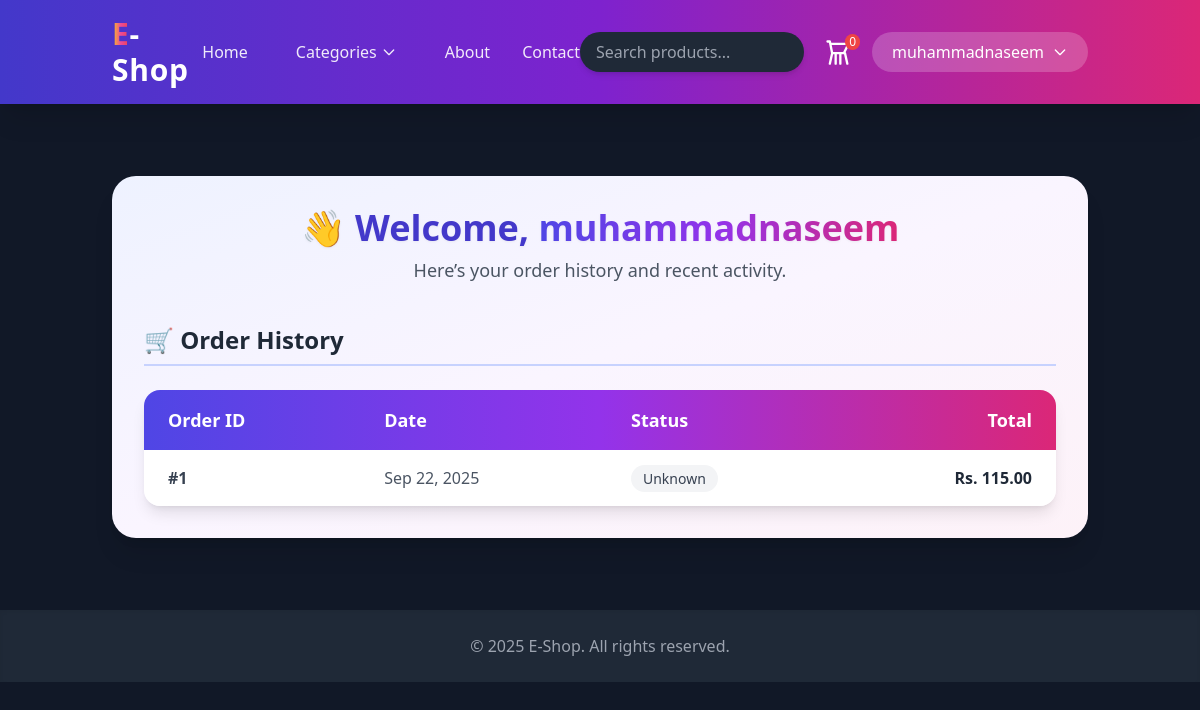
The page /accounts/profile/ (signed in) on the database its author committed.
### accounts/models.py (models this page shows, shortened)
class User(AbstractUser):
    is_seller = models.BooleanField(default=False)
    is_buyer = models.BooleanField(default=True)
    is_business_customer = models.BooleanField(default=False)
    phone = models.CharField(max_length=20, blank=True, null=True)

### orders/models.py (models this page shows, shortened)
class Order(models.Model):
    PENDING = "Pending"
    PAID = "Paid"
    SHIPPED = "Shipped"
    COMPLETED = "Completed"
    CANCELED = "Canceled"
    STATUS_CHOICES = [
        (PENDING, "Pending"),
        (PAID, "Paid"),
        (SHIPPED, "Shipped"),
        (COMPLETED, "Completed"),
        (CANCELED, "Canceled"),
    ]
    STRIPE = "Stripe"
    PAYPAL = "PayPal"
    COD = "Cash on Delivery"
    PAYMENT_CHOICES = [
        (STRIPE, "Stripe"),
        (PAYPAL, "PayPal"),
        (COD, "Cash on Delivery"),
    ]
    user = models.ForeignKey(
        settings.AUTH_USER_MODEL,
        on_delete=models.CASCADE,
        related_name="orders",
        blank=True, null=True  # allow guest checkout
    )
    shipping_address = models.ForeignKey(
        ShippingAddress,
        on_delete=models.SET_NULL,
        null=True,
        related_name="orders"
    )
    created_at = models.DateTimeField(auto_now_add=True)
    updated_at = models.DateTimeField(auto_now=True)
    subtotal = models.DecimalField(max_digits=10, decimal_places=2, default=0.00)
    shipping_fee = models.DecimalField(max_digits=10, decimal_places=2, default=0.00)
    tax_amount = models.DecimalField(max_digits=10, decimal_places=2, default=0.00)
    total_price = models.DecimalField(max_digits=10, decimal_places=2, default=0.00)
    status = models.CharField(max_length=20, choices=STATUS_CHOICES, default=PENDING)
    payment_method = models.CharField(max_length=20, choices=PAYMENT_CHOICES, default=STRIPE)
    stripe_payment_intent = models.CharField(max_length=255, blank=True, null=True)
    paypal_transaction_id = models.CharField(max_length=255, blank=True, null=True)
    cod_confirmed = models.BooleanField(default=False)
    class Meta:
        ordering = ["-created_at"]

### accounts/views.py (the view)
# urls.py: path("profile/", views.profile_view, name="profile"),
@login_required
def profile_view(request):
    user = request.user
    orders = user.orders.all().order_by("-created_at") if hasattr(user, 'orders') else []
    addresses = user.addresses.all()  # ✅ Fetch all addresses for the profile
    return render(request, "accounts/profile.html", {"user": user, "orders": orders, "addresses": addresses})

### cart/context_processors.py (called while the page is built, shortened)
def cart_summary(request):
    cart = request.session.get("cart", {})
    count = 0
    total = 0
    return {
        "cart_item_count": count,
        "cart_total_amount": total,
    }

### products/context_processors.py (called while the page is built)
def categories(request):
    return {
        'categories': Category.objects.all()
    }

### accounts/templates/accounts/profile.html (shortened to what this page needs)
{% extends "core/base.html" %}
{% block content %}
<div class="max-w-6xl mx-auto p-8 mt-10 bg-gradient-to-br from-indigo-50 via-purple-50 to-pink-50 rounded-3xl shadow-xl">
  <div class="text-center mb-10">
    <h2 class="text-4xl font-extrabold text-indigo-700 drop-shadow-sm">
      👋 Welcome, <span class="bg-gradient-to-r from-indigo-600 via-purple-600 to-pink-600 text-transparent bg-clip-text">{{ request.user.username }}</span>
    </h2>
    <p class="text-gray-600 mt-2 text-lg">Here’s your order history and recent activity.</p>
  </div>
  <div>
    <h3 class="text-2xl font-bold mb-6 text-gray-800 border-b-2 border-indigo-200 pb-2">🛒 Order History</h3>
    {% if orders %}
      <div class="overflow-hidden rounded-2xl shadow-lg">
        <table class="w-full border-collapse">
          <thead>
            <tr class="bg-gradient-to-r from-indigo-600 via-purple-600 to-pink-600 text-white text-lg">
              <th class="px-6 py-4 text-left">Order ID</th>
              <th class="px-6 py-4 text-left">Date</th>
              <th class="px-6 py-4 text-left">Status</th>
              <th class="px-6 py-4 text-right">Total</th>
            </tr>
          </thead>
          <tbody>
            {% for order in orders %}
              <tr class="bg-white hover:bg-indigo-50 transition">
                <td class="px-6 py-4 font-semibold text-gray-700">#{{ order.id }}</td>
                <td class="px-6 py-4 text-gray-600">{{ order.created_at|date:"M d, Y" }}</td>
                <td class="px-6 py-4">
                  {% if order.status == "Pending" %}
                    <span class="px-3 py-1 text-sm font-medium rounded-full bg-yellow-100 text-yellow-700">⏳ Pending</span>
                  {% elif order.status == "Paid" %}
                    <span class="px-3 py-1 text-sm font-medium rounded-full bg-green-100 text-green-700">💳 Paid</span>
                  {% elif order.status == "Shipped" %}
                    <span class="px-3 py-1 text-sm font-medium rounded-full bg-blue-100 text-blue-700">🚚 Shipped</span>
                  {% elif order.status == "Completed" %}
                    <span class="px-3 py-1 text-sm font-medium rounded-full bg-purple-100 text-purple-700">✅ Completed</span>
                  {% elif order.status == "Canceled" %}
                    <span class="px-3 py-1 text-sm font-medium rounded-full bg-red-100 text-red-700">❌ Canceled</span>
                  {% else %}
                    <span class="px-3 py-1 text-sm font-medium rounded-full bg-gray-100 text-gray-700">Unknown</span>
                  {% endif %}
                </td>
                <td class="px-6 py-4 text-right font-bold text-gray-800">Rs. {{ order.total_price|floatformat:2 }}</td>
              </tr>
            {% endfor %}
          </tbody>
        </table>
      </div>
    {% endif %}
  </div>
</div>
{% endblock %}

### core/templates/core/base.html (shortened to what this page needs)
{% load static %}
<!DOCTYPE html>
<html lang="en">
<head>
    <script src="https://cdn.tailwindcss.com"></script>
</head>
<body class="bg-gray-900 text-gray-200 font-sans">
<nav class="bg-gradient-to-r from-indigo-700 via-purple-700 to-pink-600 shadow-xl sticky top-0 z-50 backdrop-blur-md">
    <div class="container mx-auto px-6 py-4 flex justify-between items-center">
        <a href="{% url 'core:home' %}" class="text-3xl font-extrabold text-white tracking-wide hover:scale-105 transform transition duration-300">
            <span class="bg-white text-transparent bg-clip-text bg-gradient-to-r from-yellow-400 via-pink-500 to-red-500">E</span>-Shop
        </a>
        <div class="hidden md:flex items-center space-x-8">
            <a href="{% url 'core:home' %}" class="text-white/90 hover:text-yellow-300 font-medium transition">Home</a>
<div class="relative group inline-block">
    <button class="text-white/90 hover:text-yellow-300 font-medium flex items-center transition px-4 py-2">
        Categories
        <svg class="w-4 h-4 ml-1" fill="none" stroke="currentColor" viewBox="0 0 24 24">
            <path stroke-linecap="round" stroke-linejoin="round" stroke-width="2" d="M19 9l-7 7-7-7"/>
        </svg>
    </button>
</div>
            <a href="#" class="text-white/90 hover:text-yellow-300 font-medium transition">About</a>
            <a href="{% url 'core:contact' %}" class="text-white/90 hover:text-yellow-300 font-medium transition">Contact</a>
        </div>
        <div class="flex items-center space-x-5">
            <div class="hidden md:block">
                <input type="text" placeholder="Search products..."
                       class="border-0 px-4 py-2 rounded-full shadow-md bg-gray-800 text-gray-200 placeholder-gray-400 focus:ring-2 focus:ring-yellow-400 focus:outline-none w-56">
            </div>
            <a href="{% url 'cart:cart_detail' %}" class="relative text-white hover:text-yellow-300 transition">
                <svg class="w-7 h-7" fill="none" stroke="currentColor" viewBox="0 0 24 24">
                    <path stroke-linecap="round" stroke-linejoin="round" stroke-width="2"
                          d="M3 3h2l.4 2M7 13h10l4-8H5.4M7 13L5.4 5M7 13l-2 9m5-9v9m4-9v9m4-9l2 9"/>
                </svg>
                <span class="absolute -top-1 -right-2 text-xs bg-red-500 text-white rounded-full px-1">
                    {{ cart_items|length|default:0 }}
                </span>
            </a>
<div class="flex items-center space-x-5">
    {% if user.is_authenticated %}
        <div class="relative group inline-block">
            <button class="bg-white/20 text-white px-5 py-2 rounded-full flex items-center space-x-2 hover:bg-white/30 transition">
                <span>{{ user.username }}</span>
                <svg class="w-4 h-4" fill="none" stroke="currentColor" viewBox="0 0 24 24">
                    <path stroke-linecap="round" stroke-linejoin="round" stroke-width="2" d="M19 9l-7 7-7-7"/>
                </svg>
            </button>
        </div>
    {% endif %}
</div>
</div>
</nav>
    <main class="container mx-auto px-6 py-8">
        {% block content %}{% endblock %}
    </main>
    <footer class="bg-gray-800 mt-10 shadow-inner">
        <div class="container mx-auto px-6 py-6 text-center text-gray-400">
            &copy; {% now "Y" %} E-Shop. All rights reserved.
        </div>
    </footer>
</body>
</html>

### rows shown on the page
User: username "muhammadnaseem"
Order: id "1", created_at "Sep 22, 2025", status "Unknown", total_price "115.00"

### other values the page prints
{{ cart_items|length|default:0 }} "0"
